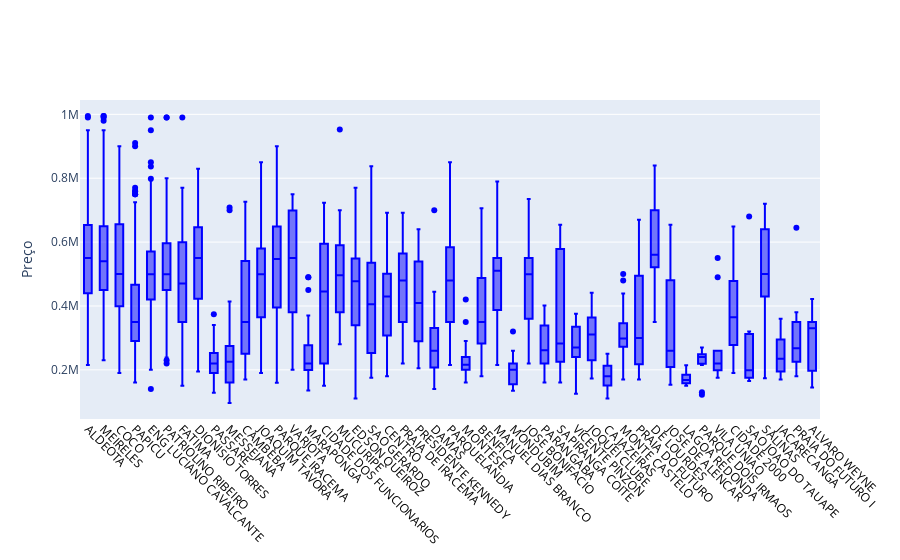

Notebook code for this chart:
### Code cell
lista = bairros6.index.tolist()

trace1 = go.Box(
    y=df_47.price,
    x=df_47.Bairro,
    #name='kale',
    marker=dict(
        color='blue'
    )
)
data = [trace1]
layout = go.Layout(
       yaxis = {'title': 'Preço'},
       barmode='stack',
       height = 700,
       xaxis=dict(
       categoryorder='array',
       categoryarray=lista,
       titlefont=dict(
         size=6,
         color='black'),
       showticklabels=True,
       tickfont=dict(
        size=12,
        color='black',
        ),
    tickangle=45,
   
    ),
)   
print (len(lista))
fig = go.Figure(data=data, layout=layout)
fig.show()

### Figure 1 — Plotly figure (JSON) as saved in the notebook; plotly's stock layout.template omitted (floating-point values rounded to 4 significant figures; data arrays with more than 128 entries replaced by an {"elided": "..."} marker saying what was removed)
{"data": [{"marker": {"color": "blue"}, "type": "box", "x": {"elided": "2509 str values"}, "y": {"elided": "2509 int values"}}], "layout": {"autosize": true, "barmode": "stack", "xaxis": {"autorange": true, "categoryarray": ["ALDEOTA", "MEIRELES", "COCO", "PAPICU", "ENG LUCIANO CAVALCANTE", "PATRIOLINO RIBEIRO", "FATIMA", "DIONISIO TORRES", "PASSARE", "MESSEJANA", "CAMBEBA", "JOAQUIM TAVORA", "PARQUE IRACEMA", "VARJOTA", "MARAPONGA", "CIDADE DOS FUNCIONARIOS", "MUCURIPE", "EDSON QUEIROZ", "SAO GERARDO", "CENTRO", "PRAIA DE IRACEMA", "PRESIDENTE KENNEDY", "DAMAS", "PARQUELANDIA", "MONTESE", "BENFICA", "MANUEL DIAS BRANCO", "MONDUBIM", "JOSE BONIFACIO", "PARANGABA", "SAPIRANGA COITE", "VICENTE PINZON", "JOQUEI CLUBE", "CAJAZEIRAS", "MONTE CASTELO", "PRAIA DO FUTURO", "DE LOURDES", "JOSE DE ALENCAR", "LAGOA REDONDA", "PARQUE DOIS IRMAOS", "VILA UNIAO", "CIDADE 2000", "SAO JOAO DO TAUAPE", "SALINAS", "JACARECANGA", "PRAIA DO FUTURO I", "ALVARO WEYNE"], "categoryorder": "array", "range": [-0.5, 46.5], "showticklabels": true, "tickangle": 45, "tickfont": {"color": "black", "size": 12}, "title": {"font": {"color": "black", "size": 6}}, "type": "category"}, "yaxis": {"autorange": true, "range": [46060.0, 1045000.0], "title": {"text": "Preço"}, "type": "linear"}}}
